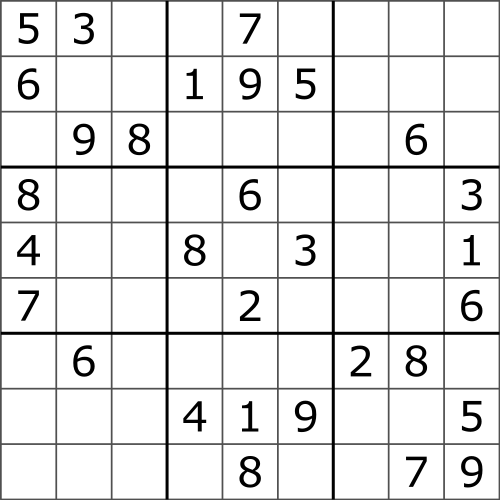
#> input picture opencv_py/data/imgs/chess.png, 500 x 500 px, found by its file name
$ python laplacian_filter.py   (older library calls are emulated)
#> lines starting #> are read from the running program, lines starting #| are printed output that depends on the picture; after the words box and inside, x2 and y2 are one past the last pixel; in counts of white or black regions, pixels touching at a corner belong together
import cv2
import numpy as np
"""
高通滤波：Laplacian(拉普拉斯)

Laplacian算子：
    可以同时求2个方向的边缘。
    但是对噪音敏感，一般需要先进行去噪再调用Laplacian算子

Laplacian(img, ddepth, ksize=1, scale=1, delta=0, borderType=BORDER_DEFAULT)

"""
img = cv2.imread(r'E:\PycharmProjects\funnyPython\opencv_py\data\imgs\chess.png')
#> img is the input picture: shape (500, 500, 3); min 0, max 255, mean 231.8

res = cv2.Laplacian(img, cv2.CV_64F, ksize=5)
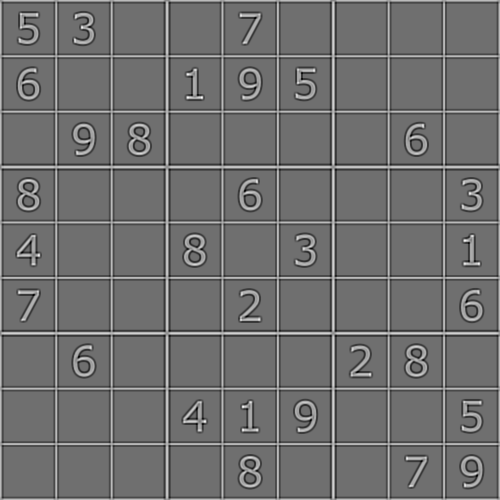
#> res: shape (500, 500, 3) float64; min -8232, max 10580, mean 21.5; drawn with min black and max white

cv2.imshow('img', img)
cv2.imshow('res', res)
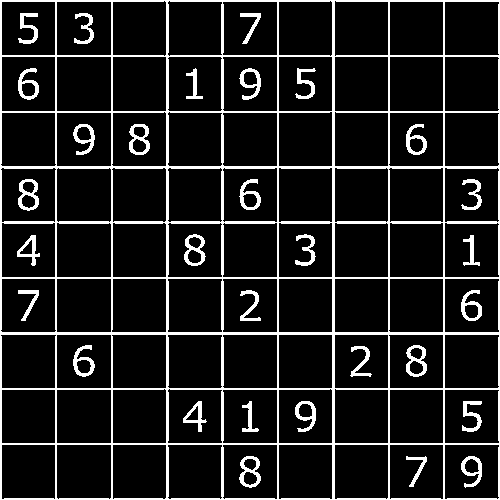
#> window 'res': shape (500, 500, 3); 12% white; 31 white regions, largest, box (x1, y1, x2, y2) and area: (0, 0, 500, 500) 22207, (406, 345, 427, 377) 313, (18, 179, 39, 211) 312
cv2.waitKey(0)
